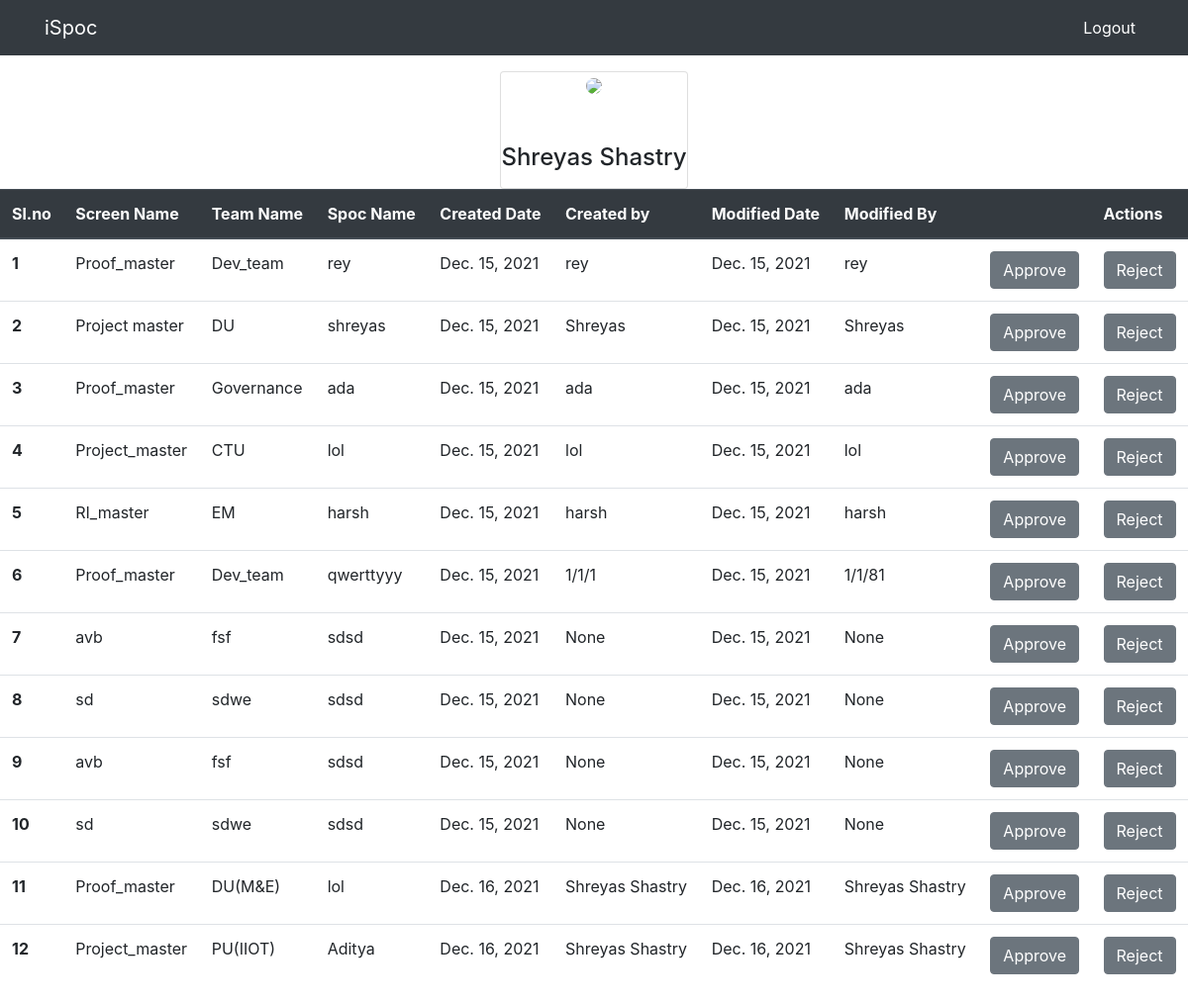
Page /view/ (signed in) on the earlier database version.
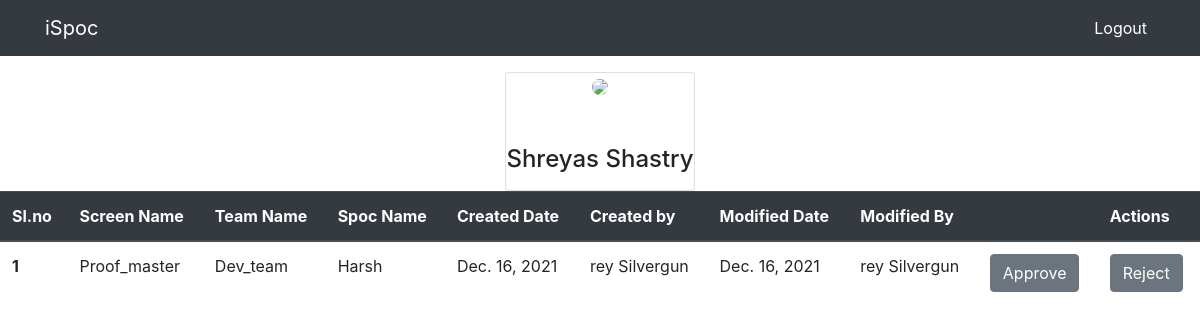
Same page on the later database version.
### spoc/models.py (models this page shows)
class Spoc(models.Model):
    id = models.AutoField(primary_key=True)
    screen_name =  models.CharField(max_length=50,choices=screen_name_choices,null=True)
    team_name =  models.CharField(max_length=50,choices=team_name_choices,null=True)
    spoc_name =  models.CharField(max_length=50,null=True)
    created_date = models.DateField(auto_now_add=True)
    created_by = models.CharField(max_length=50,null=True)
    modified_date = models.DateField(auto_now_add=True)
    modified_by = models.CharField(max_length=50,null=True)
    is_delete = models.BooleanField(default=False)
    is_approve = models.BooleanField(default=False)

### spoc/views.py (the view)
# urls.py: path('view/', views.view, name='spoc-view'),
def view(request):
    luser = User.objects.get(username=request.user)
    context = {
        'profile' : luser.get_full_name(),
        'entries' : Spoc.objects.filter(is_approve=False)
    }
    if(luser.is_staff):
        return render(request, 'spoc/admin_view.html',context)
    else:
        return render(request, 'spoc/view.html',context)

### templates/spoc/admin_view.html (shortened to what this page needs)
{%extends 'partials/base.html'%}
{%block content%}
<p>
<p>
<div class="container d-flex justify-content-center align-items-center">
    <div class="card">
        <div class="user text-center">
            <div class="profile"> <img src="https://t4.ftcdn.net/jpg/02/15/84/43/240_F_215844325_ttX9YiIIyeaR7Ne6EaLLjMAmy4GvPC69.jpg" class="rounded-circle" width="80"> </div>
        </div>
        <div class="mt-5 text-center">
            <h4 class="mb-0">{{profile}}</h4> <span class="text-muted d-block mb-2"><p></span>
        </div>
    </div>
</div>
<table class="table">
    <thead class="thead-dark">
      <tr>
        <th scope="col">Sl.no</th>
        <th scope="col">Screen Name</th>
        <th scope="col">Team Name</th>
        <th scope="col">Spoc Name</th>
        <th scope="col">Created Date</th>
        <th scope="col">Created by</th>
        <th scope="col">Modified Date</th>
        <th scope="col">Modified By</th>
        <th scope="col"></th>
        <th scope="col">Actions</th>
      </tr>
    </thead>
    <tbody>
      {% for entry in entries %}
        <tr>
          <th scope="row">{{forloop.counter}}</th>
          <td>{{entry.screen_name}}</td>
          <td>{{entry.team_name}}</td>
          <td>{{entry.spoc_name}}</td>
          <td>{{entry.created_date}}</td>
          <td>{{entry.created_by}}</td>
          <td>{{entry.modified_date}}</td>
          <td>{{entry.modified_by}}</td>
          <td><button type="submit" class="btn btn-secondary text-right" onclick="location.href='{% url 'confirm' entry.id %}'">Approve</button></td>
          <td><button type="submit" class="btn btn-secondary text-right" onclick="location.href='{% url 'reject' entry.id %}'">Reject</button></td>
        </tr>
      {% endfor %}
    </tbody>
  </table>
{%endblock%}

Differences in the rows shown:
no longer on this page (row edited): Spoc: screen_name "Proof_master", team_name "Dev_team", spoc_name "rey", created_date "Dec. 15, 2021", created_by "rey", modified_date "Dec. 15, 2021", modified_by "rey"
no longer on this page (row edited): Spoc: screen_name "Project master", team_name "DU", spoc_name "shreyas", created_date "Dec. 15, 2021", created_by "Shreyas", modified_date "Dec. 15, 2021", modified_by "Shreyas"
no longer on this page (row edited): Spoc: screen_name "Proof_master", team_name "Governance", spoc_name "ada", created_date "Dec. 15, 2021", created_by "ada", modified_date "Dec. 15, 2021", modified_by "ada"
no longer on this page (row edited): Spoc: screen_name "Project_master", team_name "CTU", spoc_name "lol", created_date "Dec. 15, 2021", created_by "lol", modified_date "Dec. 15, 2021", modified_by "lol"
no longer on this page (row edited): Spoc: screen_name "RI_master", team_name "EM", spoc_name "harsh", created_date "Dec. 15, 2021", created_by "harsh", modified_date "Dec. 15, 2021", modified_by "harsh"
no longer on this page (row edited): Spoc: screen_name "Proof_master", team_name "Dev_team", spoc_name "qwerttyyy", created_date "Dec. 15, 2021", created_by "1/1/1", modified_date "Dec. 15, 2021", modified_by "1/1/81"
no longer on this page (row edited): Spoc: screen_name "avb", team_name "fsf", spoc_name "sdsd", created_date "Dec. 15, 2021", created_by "None", modified_date "Dec. 15, 2021", modified_by "None"
no longer on this page (row edited): Spoc: screen_name "sd", team_name "sdwe", spoc_name "sdsd", created_date "Dec. 15, 2021", created_by "None", modified_date "Dec. 15, 2021", modified_by "None"
no longer on this page (row edited): Spoc: screen_name "avb", team_name "fsf", spoc_name "sdsd", created_date "Dec. 15, 2021", created_by "None", modified_date "Dec. 15, 2021", modified_by "None"
no longer on this page (row edited): Spoc: screen_name "sd", team_name "sdwe", spoc_name "sdsd", created_date "Dec. 15, 2021", created_by "None", modified_date "Dec. 15, 2021", modified_by "None"
no longer on this page (row edited): Spoc: screen_name "Proof_master", team_name "DU(M&E)", spoc_name "lol", created_date "Dec. 16, 2021", created_by "Shreyas Shastry", modified_date "Dec. 16, 2021", modified_by "Shreyas Shastry"
no longer on this page (row edited): Spoc: screen_name "Project_master", team_name "PU(IIOT)", spoc_name "Aditya", created_date "Dec. 16, 2021", created_by "Shreyas Shastry", modified_date "Dec. 16, 2021", modified_by "Shreyas Shastry"
added Spoc: screen_name "Proof_master", team_name "Dev_team", spoc_name "Harsh", created_date "Dec. 16, 2021", created_by "rey Silvergun", modified_date "Dec. 16, 2021", modified_by "rey Silvergun"
